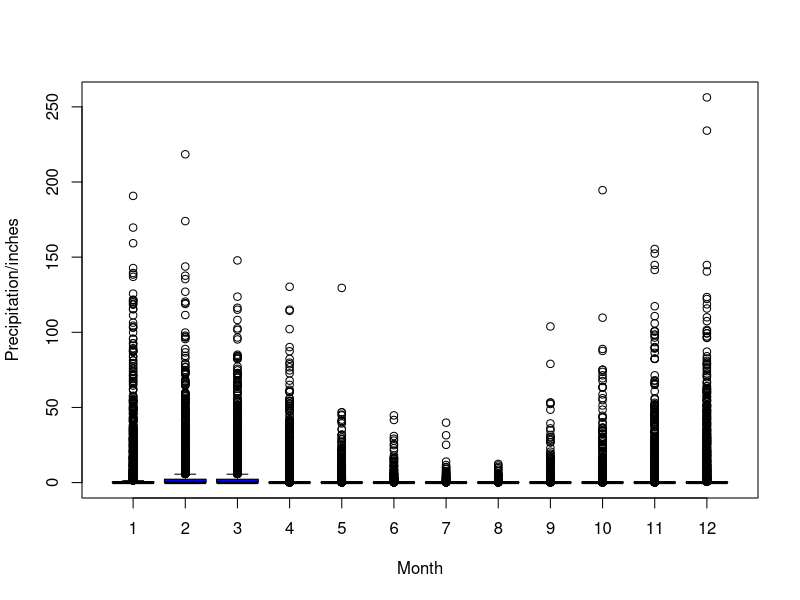
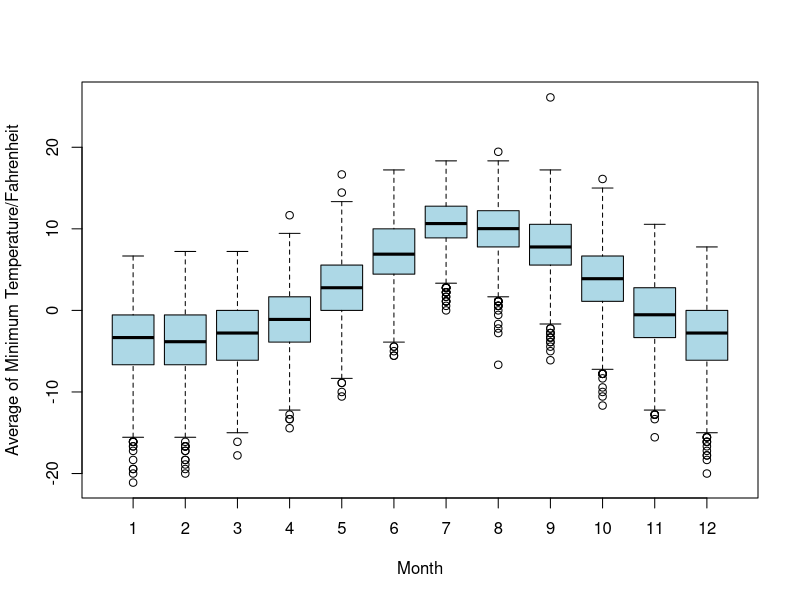
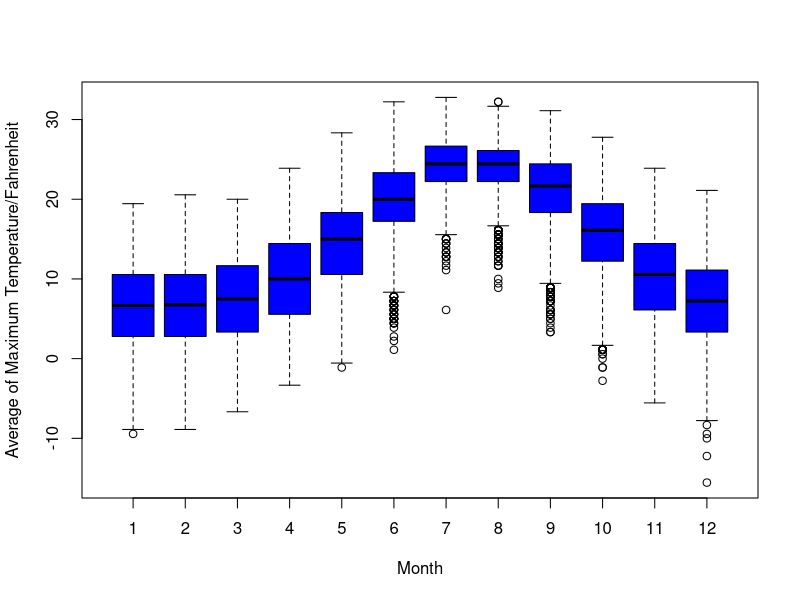
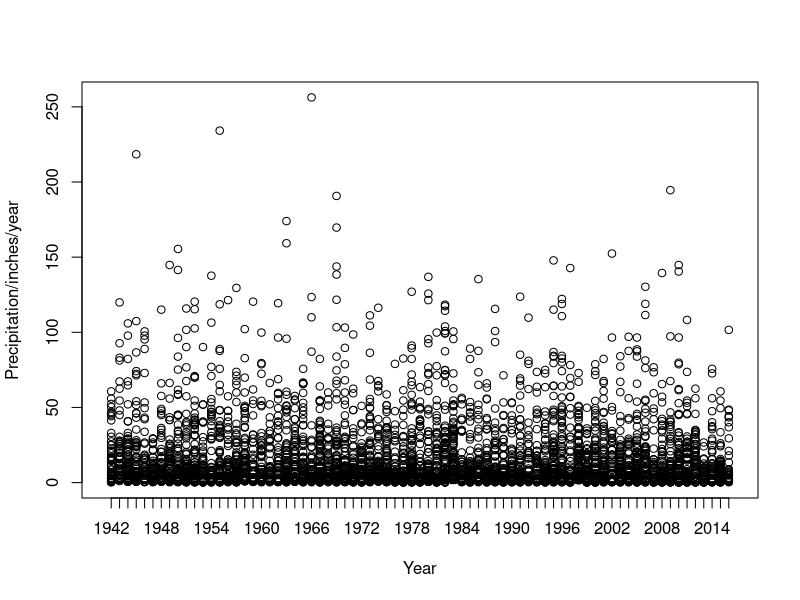
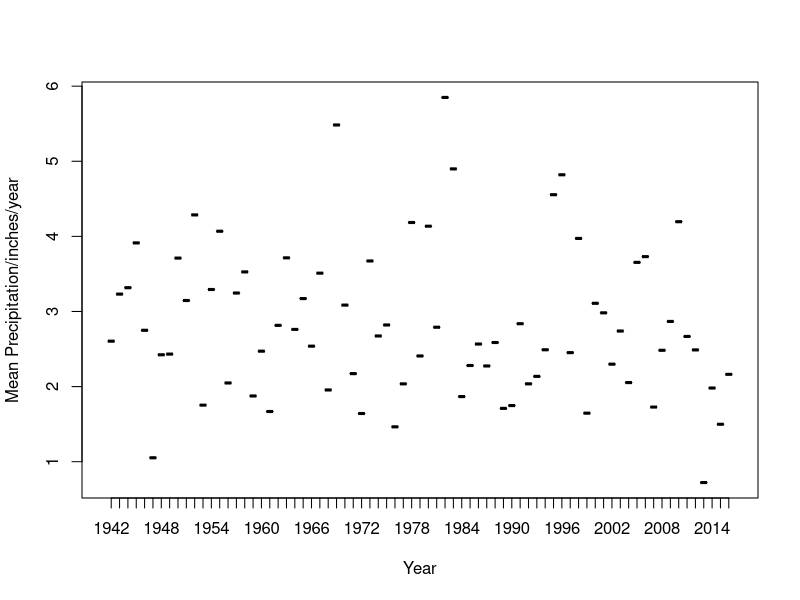
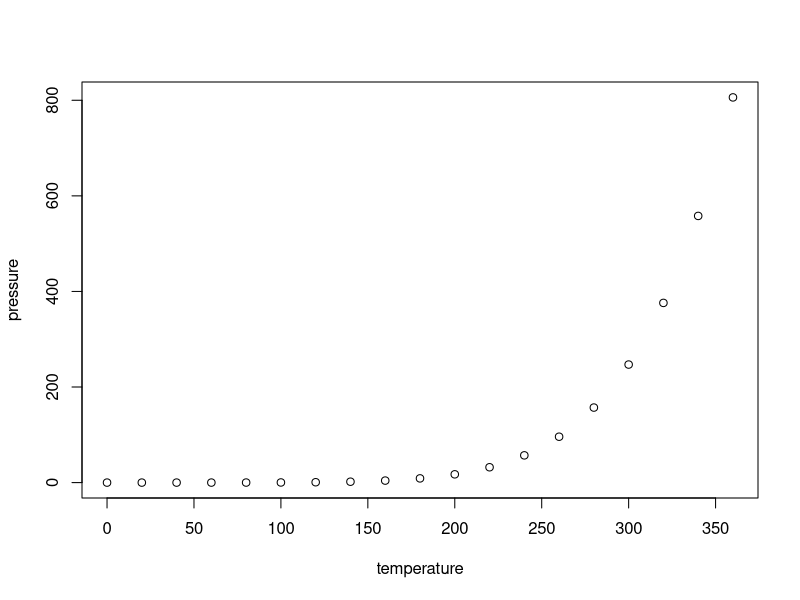

The R source for these figures, in order:
## ---- chunk 1
knitr::opts_chunk$set(echo = TRUE)
## ---- chunk 2
climate = read.table("clim.txt", header=T)
boxplot(climate$rain~climate$month,
  ylab="Precipitation/inches",
  xlab="Month", col="blue")
## ---- chunk 3
climate = read.table("clim.txt", header=T)
boxplot(climate$tmin~climate$month,
  ylab="Average of Minimum Temperature/Fahrenheit",
  xlab="Month", col="lightblue")
## ---- chunk 4
climate = read.table("clim.txt", header=T)
boxplot(climate$tmax~climate$month,
  ylab="Average of Maximum Temperature/Fahrenheit",
  xlab="Month", col="blue")
## ---- chunk 5
rainfall= read.table("clim.txt", header=T)
boxplot(rainfall$rain~rainfall$year,
  ylab="Precipitation/inches/year",
  xlab="Year", col="orange")
## ---- chunk 6
YearMeanST <- aggregate (rainfall$rain ~ year, data = rainfall, FUN = function(x) {c(MEAN = mean(x), SD= sd (x))})
names(YearMeanST) 
YearMeanSTTable <- do.call(data.frame, YearMeanST)
colnames(YearMeanSTTable) <- c("Year", "Mean", "SD")
View(YearMeanSTTable)
boxplot(YearMeanSTTable$Mean~YearMeanSTTable$Year,
 ylab="Mean Precipitation/inches/year",
 xlab="Year", col="blue")
## ---- chunk 7
result=which.max(YearMeanSTTable$Mean)
YearMeanSTTable[result,]
## ---- chunk 8
result=which.min(YearMeanSTTable$Mean)
YearMeanSTTable[result,]
## ---- chunk 9
WINTER <- subset(climate, climate$month < 4)
## ---- chunk 10
plot(pressure)
